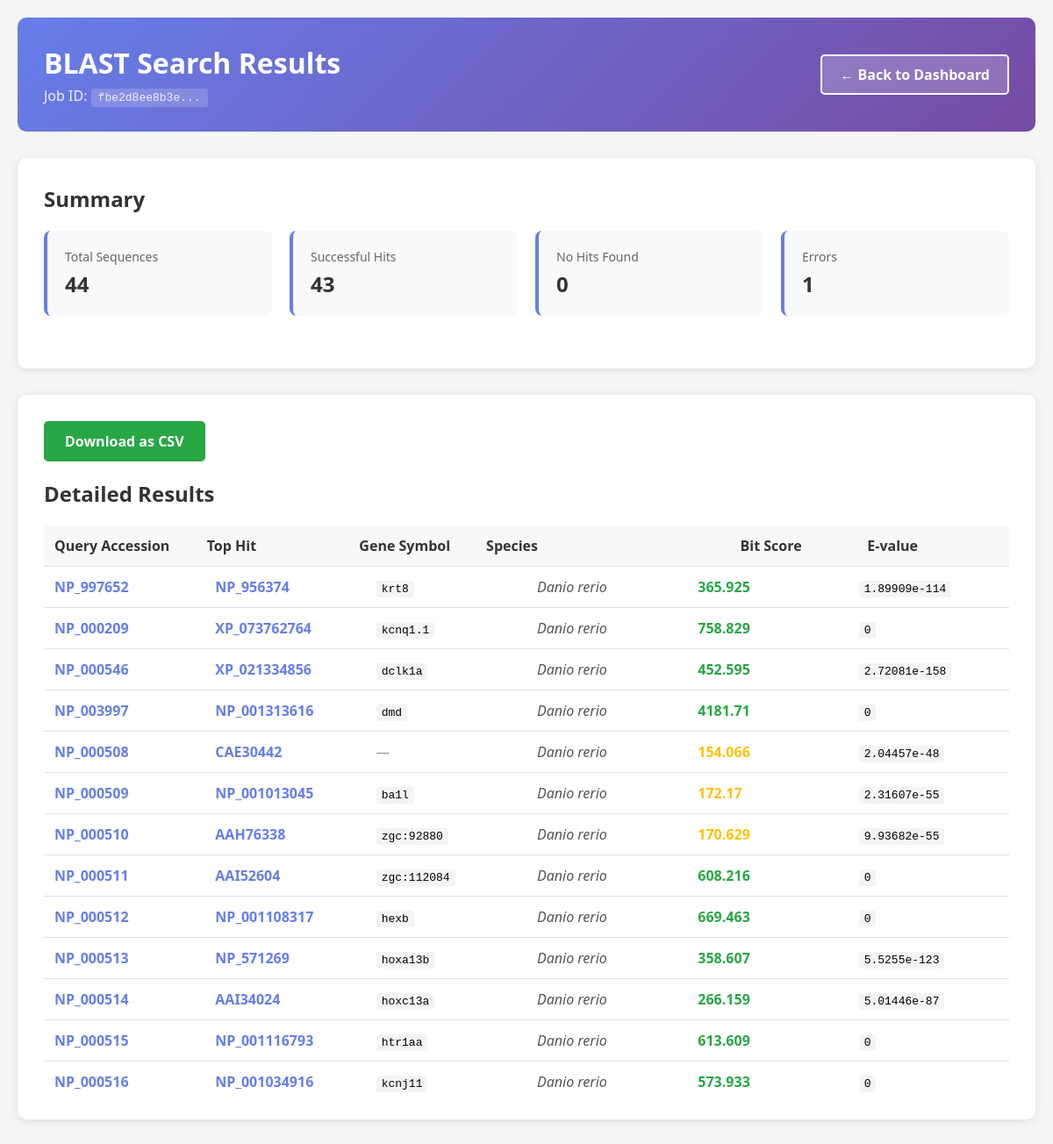
Page /results/fbe2d8ee8b3e41ceb45ec30d970b8a9a (signed in) on the committed database.
### tables this page shows
CREATE TABLE results (
        id INTEGER PRIMARY KEY AUTOINCREMENT,
        job_id TEXT,
        accession TEXT,
        top_hit TEXT,
        gene TEXT,
        species TEXT,
        bit_score TEXT,
        evalue TEXT,
        FOREIGN KEY(job_id) REFERENCES jobs(id)
    );

### app.py (the view)
@app.route("/results/<job_id>")
def results(job_id):
    conn = get_conn()
    cur = conn.cursor()
    cur.execute("SELECT * FROM results WHERE job_id=?", (job_id,))
    results = cur.fetchall()
    conn.close()
    return render_template("results.html", results=results, job_id=job_id)

### database.py (called while the page is built)
def get_conn():
    conn = sqlite3.connect(DB_FILE)
    conn.row_factory = sqlite3.Row
    return conn

### templates/results.html (shortened to what this page needs)
<!DOCTYPE html>
<html lang="en">
<head>
</head>
<body>
    <div class="container">
        <div class="header">
            <div>
                <h1>BLAST Search Results</h1>
                <p style="margin-top: 5px; opacity: 0.9;">Job ID: <code style="background: rgba(255,255,255,0.2); padding: 3px 8px; border-radius: 3px;">{{ job_id[:12] }}...</code></p>
            </div>
            <a href="{{ url_for('dashboard') }}" class="back-btn">← Back to Dashboard</a>
        </div>
        {% if results %}
            <div class="card">
                <h2>Summary</h2>
                <div class="summary">
                    <div class="summary-item">
                        <div class="label">Total Sequences</div>
                        <div class="value">{{ results|length }}</div>
                    </div>
                    <div class="summary-item">
                        <div class="label">Successful Hits</div>
                        <div class="value">{{ results|selectattr('top_hit', 'ne', 'NA')|selectattr('top_hit', 'ne', 'ERROR')|list|length }}</div>
                    </div>
                    <div class="summary-item">
                        <div class="label">No Hits Found</div>
                        <div class="value">{{ results|selectattr('top_hit', 'eq', 'NA')|list|length }}</div>
                    </div>
                    <div class="summary-item">
                        <div class="label">Errors</div>
                        <div class="value">{{ results|selectattr('top_hit', 'eq', 'ERROR')|list|length }}</div>
                    </div>
                </div>
            </div>
            <div class="card">
                <div class="download-section">
                    <a href="{{ url_for('download_csv', job_id=job_id) }}" class="download-btn">Download as CSV</a>
                </div>
                <h2>Detailed Results</h2>
                <table>
                    <thead>
                        <tr>
                            <th style="width: 12%;">Query Accession</th>
                            <th style="width: 12%;">Top Hit</th>
                            <th style="width: 10%;">Gene Symbol</th>
                            <th style="width: 20%;">Species</th>
                            <th style="width: 10%;">Bit Score</th>
                            <th style="width: 12%;">E-value</th>
                        </tr>
                    </thead>
                    <tbody>
                        {% for result in results %}
                        <tr {% if result['top_hit'] == 'ERROR' %}class="error-row"{% endif %}>
                            <td>
                                <a href="https://www.ncbi.nlm.nih.gov/protein/{{ result['accession'] }}"
                                   target="_blank"
                                   class="accession-link">
                                    {{ result['accession'] }}
                                </a>
                            </td>
                            <td>
                                {% if result['top_hit'] not in ['NA', 'ERROR'] %}
                                    <a href="https://www.ncbi.nlm.nih.gov/protein/{{ result['top_hit'] }}"
                                       target="_blank"
                                       class="accession-link">
                                        {{ result['top_hit'] }}
                                    </a>
                                {% elif result['top_hit'] == 'ERROR' %}
                                    <span style="color: #dc3545; font-weight: 600;">ERROR</span>
                                {% else %}
                                    <span class="na-value">No hit</span>
                                {% endif %}
                            </td>
                            <td>
                                {% if result['gene'] not in ['NA', 'ERROR'] %}
                                    <code>{{ result['gene'] }}</code>
                                {% else %}
                                    <span class="na-value">—</span>
                                {% endif %}
                            </td>
                            <td>
                                {% if result['species'] not in ['NA', 'ERROR'] %}
                                    <span class="species-name">{{ result['species'] }}</span>
                                {% elif result['top_hit'] == 'ERROR' %}
                                    <span style="color: #856404; font-size: 12px;">{{ result['species'] }}</span>
                                {% else %}
                                    <span class="na-value">—</span>
                                {% endif %}
                            </td>
                            <td>
                                {% if result['bit_score'] != 'NA' %}
                                    {% set score = result['bit_score']|float %}
                                    {% if score > 200 %}
                                        <span class="score-good">{{ result['bit_score'] }}</span>
                                    {% elif score > 50 %}
                                        <span class="score-medium">{{ result['bit_score'] }}</span>
                                    {% else %}
                                        <span class="score-low">{{ result['bit_score'] }}</span>
                                    {% endif %}
                                {% else %}
                                    <span class="na-value">—</span>
                                {% endif %}
                            </td>
                            <td>
                                {% if result['evalue'] != 'NA' %}
                                    <code>{{ result['evalue'] }}</code>
                                {% else %}
                                    <span class="na-value">—</span>
                                {% endif %}
                            </td>
                        </tr>
                        {% endfor %}
                    </tbody>
                </table>
            </div>
        {% endif %}
    </div>
</body>
</html>

### templates/results.html (style rules this page uses)
* { margin: 0; padding: 0; box-sizing: border-box; }
body { font-family: 'Segoe UI', Tahoma, Geneva, Verdana, sans-serif; background: #f5f5f5; padding: 20px; }
.header { background: linear-gradient(135deg, #667eea 0%, #764ba2 100%); color: white; padding: 30px; border-radius: 10px; margin-bottom: 30px; display: flex; justify-content: space-between; align-items: center; }
.header h1 { font-size: 32px; }
.back-btn { background: rgba(255,255,255,0.2); color: white; padding: 10px 20px; border: 2px solid white; border-radius: 5px; text-decoration: none; font-weight: 600; transition: all 0.3s; }
.container { max-width: 1400px; margin: 0 auto; }
.card { background: white; padding: 30px; border-radius: 10px; box-shadow: 0 2px 10px rgba(0,0,0,0.1); margin-bottom: 30px; }
.card h2 { color: #333; margin-bottom: 20px; font-size: 24px; }
.summary { display: grid; grid-template-columns: repeat(auto-fit, minmax(200px, 1fr)); gap: 20px; margin-bottom: 30px; }
.summary-item { background: #f8f9fa; padding: 20px; border-radius: 8px; border-left: 4px solid #667eea; }
.summary-item .label { font-size: 14px; color: #666; margin-bottom: 5px; }
.summary-item .value { font-size: 24px; font-weight: 700; color: #333; }
table { width: 100%; border-collapse: collapse; overflow-x: auto; display: block; }
thead { display: table; width: 100%; table-layout: fixed; }
tbody { display: block; max-height: 600px; overflow-y: auto; }
tbody tr { display: table; width: 100%; table-layout: fixed; }
th, td { padding: 12px; text-align: left; border-bottom: 1px solid #e0e0e0; }
th { background: #f8f8f8; font-weight: 600; color: #333; position: sticky; top: 0; z-index: 10; }
.accession-link { color: #667eea; text-decoration: none; font-weight: 600; }
code { background: #f4f4f4; padding: 2px 6px; border-radius: 3px; font-family: 'Courier New', monospace; font-size: 13px; }
.download-section { display: flex; gap: 10px; margin-bottom: 20px; }
.download-btn { padding: 12px 24px; background: #28a745; color: white; text-decoration: none; border-radius: 5px; font-weight: 600; display: inline-block; transition: background 0.3s; }
.na-value { color: #999; font-style: italic; }
.species-name { font-style: italic; color: #555; }
.score-good { color: #28a745; font-weight: 600; }
.score-medium { color: #ffc107; font-weight: 600; }

### rows in the picture
results: accession "NP_997652", top_hit "NP_956374", gene "krt8", species "Danio rerio", bit_score "365.925", evalue "1.89909e-114"
results: accession "NP_000209", top_hit "XP_073762764", gene "kcnq1.1", species "Danio rerio", bit_score "758.829", evalue "0"
results: accession "NP_000546", top_hit "XP_021334856", gene "dclk1a", species "Danio rerio", bit_score "452.595", evalue "2.72081e-158"
results: accession "NP_003997", top_hit "NP_001313616", gene "dmd", species "Danio rerio", bit_score "4181.71", evalue "0"
results: accession "NP_000508", top_hit "CAE30442", species "Danio rerio", bit_score "154.066", evalue "2.04457e-48"
results: accession "NP_000509", top_hit "NP_001013045", gene "ba1l", species "Danio rerio", bit_score "172.17", evalue "2.31607e-55"
results: accession "NP_000510", top_hit "AAH76338", gene "zgc:92880", species "Danio rerio", bit_score "170.629", evalue "9.93682e-55"
results: accession "NP_000511", top_hit "AAI52604", gene "zgc:112084", species "Danio rerio", bit_score "608.216", evalue "0"
results: accession "NP_000512", top_hit "NP_001108317", gene "hexb", species "Danio rerio", bit_score "669.463", evalue "0"
results: accession "NP_000513", top_hit "NP_571269", gene "hoxa13b", species "Danio rerio", bit_score "358.607", evalue "5.5255e-123"
results: accession "NP_000514", top_hit "AAI34024", gene "hoxc13a", species "Danio rerio", bit_score "266.159", evalue "5.01446e-87"
results: accession "NP_000515", top_hit "NP_001116793", gene "htr1aa", species "Danio rerio", bit_score "613.609", evalue "0"
results: accession "NP_000516", top_hit "NP_001034916", gene "kcnj11", species "Danio rerio", bit_score "573.933", evalue "0"

### other values in the picture
{{ job_id[:12] }} "fbe2d8ee8b3e"
{{ results|length }} "44"
{{ results|selectattr('top_hit', 'eq', 'NA')|list|length }} "0"
{{ results|selectattr('top_hit', 'eq', 'ERROR')|list|length }} "1"
